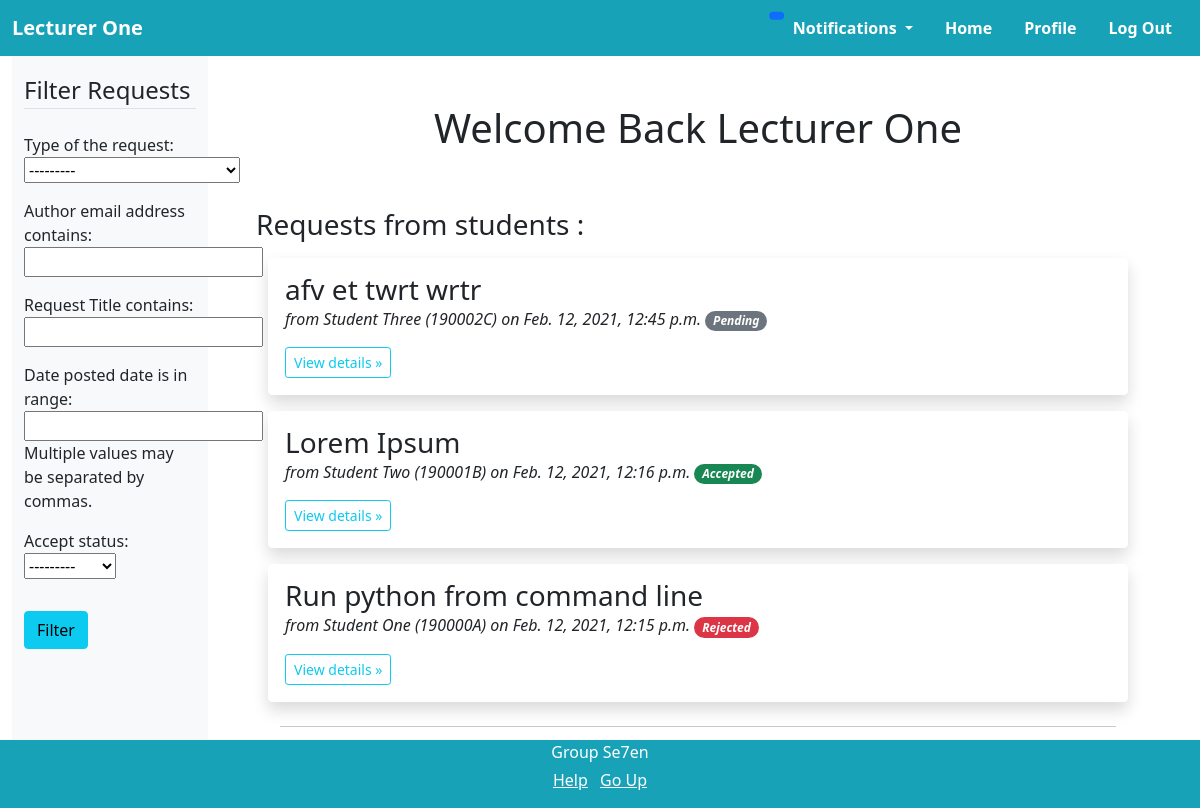
The app's page / (signed in), older data.
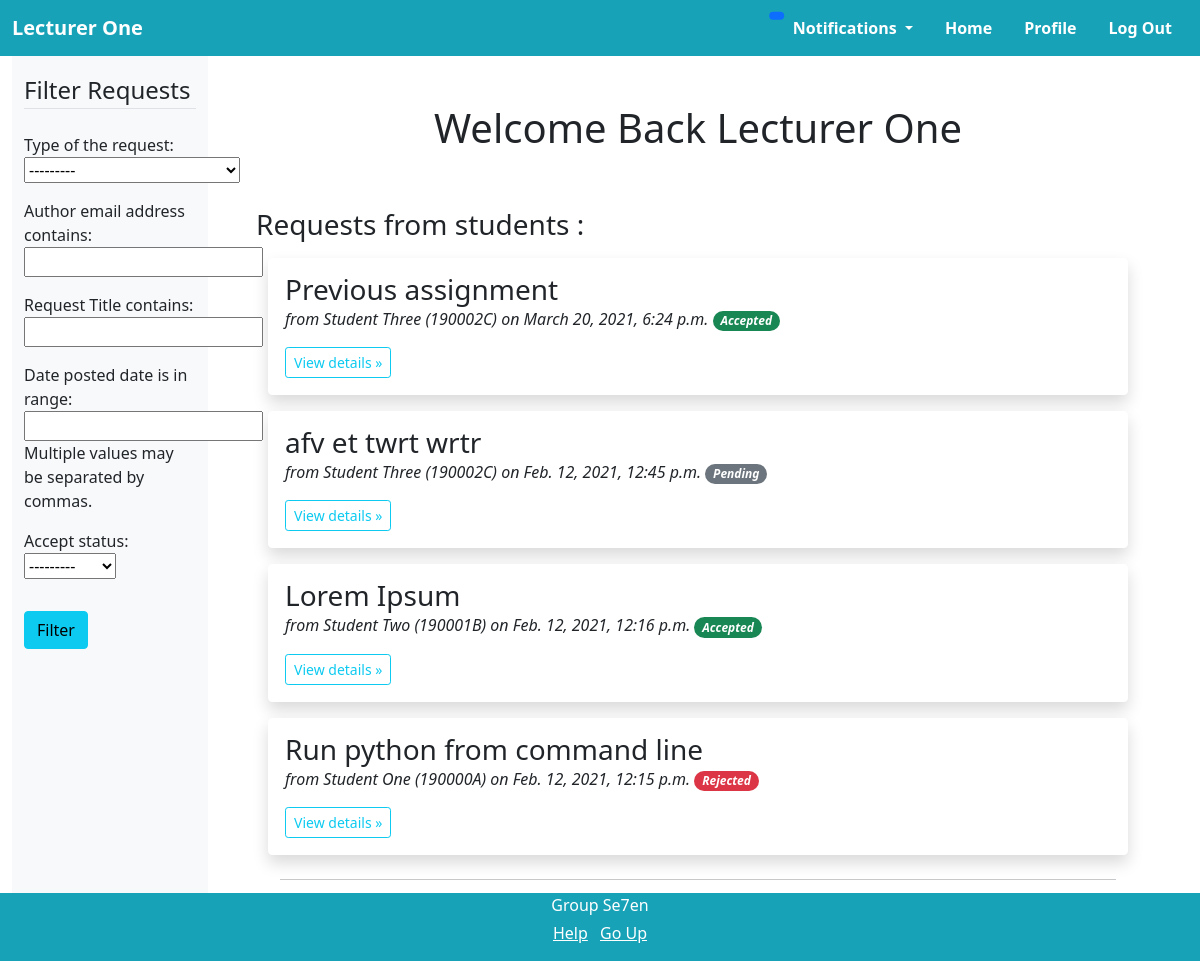
The same page, newer data.
### requester/models.py (models this page shows, shortened)
class StudentRequest(models.Model):
    TYPE_CHOICES = [
        ('SD', 'Extending Deadline'),
        ('LR', 'Leave Request'),
        ('RL', 'Rescheduling of a Lecture'),
        ('MR', 'Miscellaneous Request')
    ]
    ACCEPT_STATUS = [
        ('PN', 'Pending'),
        ('AC', 'Accepted'),
        ('RJ', 'Rejected')
    ]
    requestType = models.CharField(max_length=2, choices=TYPE_CHOICES,  verbose_name="Type of the request")
    title = models.CharField(max_length=100, verbose_name="Request Title")
    content = models.TextField(verbose_name="Request Content")
    date_posted = models.DateTimeField(default=timezone.now)
    author = models.ForeignKey(CustomUser, related_name="student_requests", on_delete=models.CASCADE, limit_choices_to={'groups__name': 'Student'})
    reciever = models.ForeignKey(CustomUser, related_name="lecturer_requests", on_delete=models.CASCADE,  verbose_name="Reciever", limit_choices_to={'groups__name': 'Lecturer'})
    accept_status = models.CharField(max_length=2, choices=ACCEPT_STATUS, default='PN')
    attachments = models.FileField(upload_to="request_attachments", verbose_name="Attachments", blank=True ,null=True)

### users/models.py (models this page shows, shortened)
class CustomUser(AbstractUser):
    username = None
    email = models.EmailField(_('email address'), unique=True)
    USERNAME_FIELD = 'email'
    REQUIRED_FIELDS = []
    objects = CustomUserManager()
    def __str__(self):
        if (self.groups.filter(name='Lecturer').exists()):
            return self.lecturerprofile.firstName + " " + self.lecturerprofile.lastName
        elif (self.groups.filter(name='Student').exists()):
            return self.studentprofile.firstName + " " + self.studentprofile.lastName
        else:
            return ""

class Profile(models.Model):
    firstName = models.CharField(max_length=50, verbose_name="First Name")
    lastName = models.CharField(max_length=50, verbose_name="Last Name")
    image = models.ImageField(default='defaultDP.jpg', upload_to='profile_pics', verbose_name="Profile Picture")
    class Meta:
        abstract = True

class StudentProfile(Profile):
    DEPARTMENT_CHOICES = [
    ('EN', 'ENTC'),
    ('CS', 'CSE'),
    ('BM', 'BM'),
    ('ME', 'ME'),
    ('MT', 'MT'),
    ('CH', 'CH'),
    ('EE', 'EE'),
    ('CE', 'CE')
    ]
    user = models.OneToOneField(CustomUser, on_delete=models.CASCADE, related_name="studentprofile")
    indexNo = models.CharField(max_length=7, verbose_name="Index Number")
    department = models.CharField(max_length=2, choices=DEPARTMENT_CHOICES, verbose_name="Department")
    contactNo = models.CharField(max_length=10, verbose_name="Contact Number")

### requester/views.py (the view)
# urls.py: path('', RequestListView.as_view(), name='requester-home'),#url to home page
class RequestListView(LoginRequiredMixin, ListView):
    filterset_class = None
    def get_queryset(self):
      if self.request.user.groups.filter(name='Lecturer').exists():
        queryset = StudentRequest.objects.filter(reciever=self.request.user).all().order_by('-date_posted')
        self.filterset_class = LecturerRequestFilterset
      elif self.request.user.groups.filter(name='Student').exists():
        queryset = StudentRequest.objects.filter(author=self.request.user).all().order_by('-date_posted')
        self.filterset_class = StudentRequestFilterset
      self.filterset = self.filterset_class(self.request.GET, queryset=queryset)
      return self.filterset.qs.distinct()
    def get_context_data(self, **kwargs):
        context = super().get_context_data(**kwargs)
        context['filterset'] = self.filterset
        return context
    def get_template_names(self):
      if self.request.user.groups.filter(name='Lecturer').exists():
        return ['requester/lecturerhome.html']
      elif self.request.user.groups.filter(name='Student').exists():
        return ['requester/studenthome.html']

### requester/templates/requester/lecturerhome.html (shortened to what this page needs)
{% extends "requester/base.html" %}
  {% block content %}
    <div class="container-fluid">
      <div class="row">
        <nav id="sidebarMenu" class="col-md-4 col-lg-2 d-md-block bg-light sidebar collapse">
          <div class="position-sticky pt-3">
            <form class="mx-auto" action="" method="get">
              <fieldset class="form-group">
                <legend class="border-bottom mb-4">Filter Requests</legend>
                {{ filterset.form.as_p }}
              </fieldset>
              <input class="btn btn-info my-3" type="submit" value="Filter">
            </form>
          </div>
        </nav>
        <main class="col-md-8 ms-sm-auto col-lg-10 px-md-4"><div class="chartjs-size-monitor"><div class="chartjs-size-monitor-expand"><div class=""></div></div><div class="chartjs-size-monitor-shrink"><div class=""></div></div></div>
          <div class="container">
            <div class="py-5 text-center">
              <h1>
                Welcome Back {{ user}}
              </h1>
            </div>
              <h3>
                Requests from students :
              </h3>
            <div class="container">
              <div class="row">
                {% for request in object_list %}
                  <div class="container bg-white border border-white shadow p-3 bg-body rounded m-2 mx-auto">
                    <h3 class="lh-1">{{ request.title }}</h3>
                        <p class="fw-light fst-italic lh-1">from {{ request.author }} ({{ request.author.studentprofile.indexNo }}) on {{request.date_posted}}
                        {% if request.accept_status == 'PN' %}
                          <span class="badge rounded-pill bg-secondary">Pending</span>
                        {% elif request.accept_status == 'AC' %}
                          <span class="badge rounded-pill bg-success">Accepted</span>
                        {% else %}
                          <span class="badge rounded-pill bg-danger">Rejected</span>
                        {% endif %}
                        </p>
                        <a class="btn btn-outline-info btn-sm" href="{% url 'request-detail' request.id %}" role="button">View details »</a>
                  </div>
                {% endfor %}
              </div>
              <hr>
            </div>
        </main>
      </div>
    </div>
  {% endblock content %}

Row changes from the older to the newer data that the page shows:
added StudentRequest: title "Previous assignment", author "Student Three", author.studentprofile.indexNo "190002C", date_posted "March 20, 2021, 6:24 p.m.", accept_status "Accepted"
